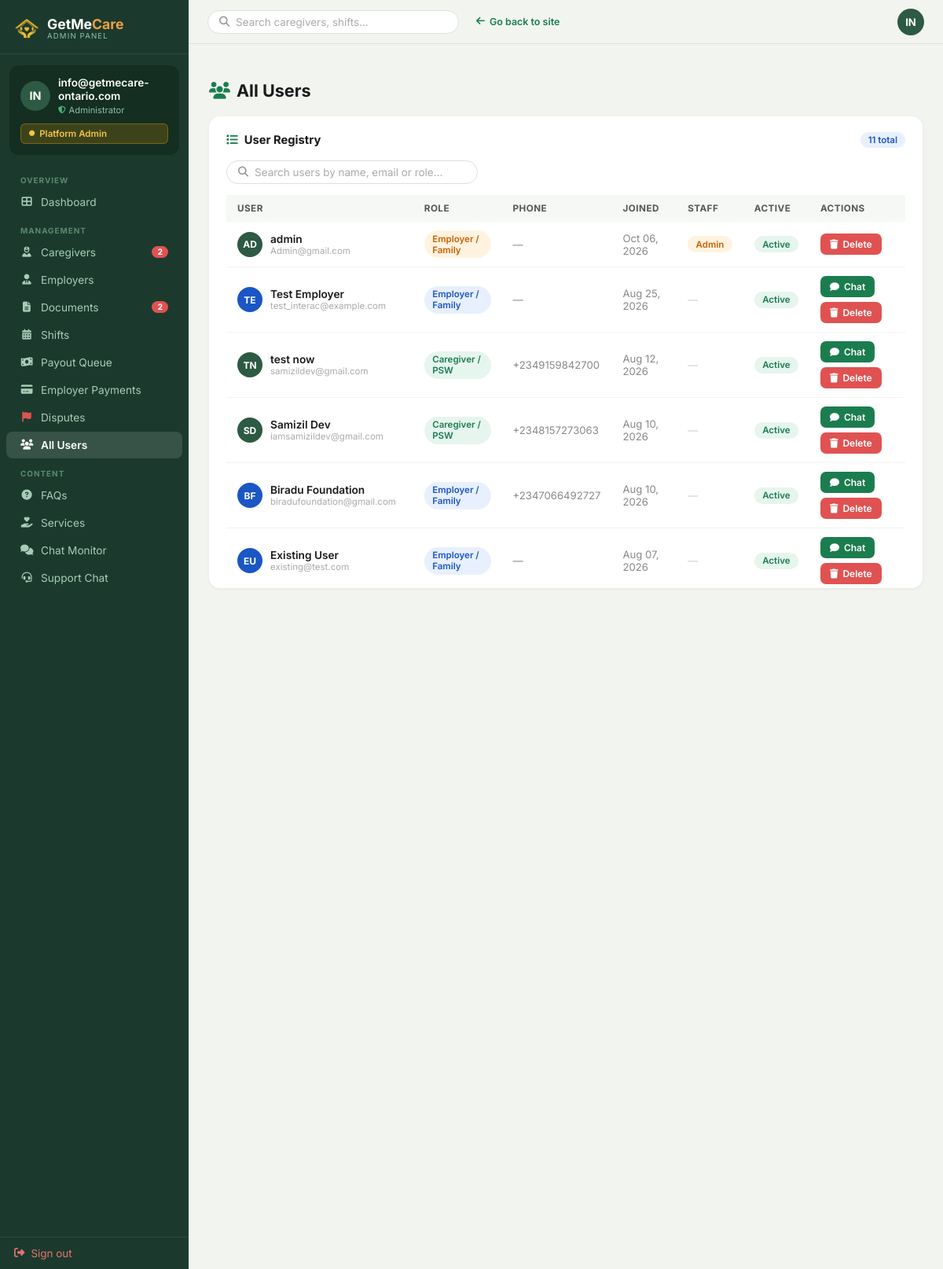
/admin-panel/users/ (signed in), run on the app's committed database.
### Account/models.py (models this page shows, shortened)
class CustomUser(AbstractUser):
    EMPLOYER = 'employer'
    CAREGIVER = 'caregiver'
    ROLE_CHOICES = [
        (EMPLOYER, 'Employer / Family'),
        (CAREGIVER, 'Caregiver / PSW'),
    ]
    role = models.CharField(
        max_length=20,
        choices=ROLE_CHOICES,
        default=EMPLOYER,
    )
    phone = models.CharField(max_length=20, blank=True)
    @property
    def is_admin(self):
        return self.is_superuser or self.is_staff
    @property
    def is_employer(self):
        return self.role == self.EMPLOYER and not self.is_admin
    @property
    def is_caregiver(self):
        return self.role == self.CAREGIVER and not self.is_admin

### AdminApp/views.py (the view)
    @login_required(login_url='Account:login')
    def wrapper(request, *args, **kwargs):
        if not (request.user.is_staff or request.user.is_superuser):
            messages.error(request, 'Access denied. Admin account required.')
            return redirect('Account:login')
        return view_func(request, *args, **kwargs)

### AdminApp/views.py (called while the page is built, shortened)
def admin_required(view_func):
    @login_required(login_url='Account:login')
    def wrapper(request, *args, **kwargs):
        if not (request.user.is_staff or request.user.is_superuser):
            messages.error(request, 'Access denied. Admin account required.')
            return redirect('Account:login')
        return view_func(request, *args, **kwargs)
    wrapper.__name__ = view_func.__name__
    return wrapper

def _admin_sidebar():
    from Account.models import EmployerPayment, Dispute
    return {
        'pending_docs':            CaregiverDocument.objects.filter(status=CaregiverDocument.STATUS_PENDING).count(),
        'pending_profiles':        CaregiverProfile.objects.filter(status=CaregiverProfile.STATUS_PENDING).count(),
        'employer_payments_count': EmployerPayment.objects.filter(admin_seen=False).count(),
        'payout_queue_count':      ShiftLog.objects.filter(payment_status=ShiftLog.PAY_PENDING).count(),
        'counts': {
            'open': Dispute.objects.filter(status=Dispute.STATUS_OPEN).count(),
        },
    }

@admin_required
def manage_users(request):
    q = request.GET.get('q', '').strip()
    users = CustomUser.objects.order_by('-date_joined')
    ctx = _admin_sidebar()
    ctx['users'] = users
    ctx['search_q'] = q
    return render(request, 'AdminApp/manage-users.html', ctx)

### GETMECARE/context_processors.py (called while the page is built)
def _get_total_unread(user):
    try:
        from django.db.models import Q
        from Chatbot.models import DirectConversation, DirectMessage
        from Account.models import BookingProposal
        unread_msgs = DirectMessage.objects.filter(
            conversation__in=DirectConversation.objects.filter(
                Q(participant_1=user) | Q(participant_2=user)
            ),
            is_read=False
        ).exclude(sender=user).count()
        unread_proposals = 0
        if getattr(user, 'is_employer', False):
            unread_proposals = BookingProposal.objects.filter(
                employer=user,
                status=BookingProposal.STATUS_PENDING,
                is_read=False,
            ).count()
        return unread_msgs + unread_proposals
    except Exception:
        return 0

def _get_support_unread_count(user):
    try:
        from Chatbot.models import SupportMessage
        return SupportMessage.objects.filter(
            chat__user=user,
            is_read=False,
        ).exclude(sender=user).count()
    except Exception:
        return 0

### templates/AdminApp/manage-users.html (shortened to what this page needs)
{% extends "AdminApp/base_admin.html" %} {% block title %}Manage Users — Admin{% endblock %}  {% block content %}
<div class="adm-page-title">
  <i class="fas fa-users" style="color: #1b7d4f; margin-right: 8px"></i>All
  Users
</div>
<div class="adm-card">
  <div class="adm-card-pad">
    <div
      style="
        font-size: 0.92rem;
        font-weight: 700;
        color: #1a1a1a;
        margin-bottom: 16px;
        display: flex;
        align-items: center;
        gap: 8px;
      "
    >
      <i class="fas fa-list" style="color: #1b7d4f"></i> User Registry
      <span
        style="
          margin-left: auto;
          font-size: 0.72rem;
          font-weight: 600;
          background: #e8f0fe;
          color: #1a56c4;
          border-radius: 20px;
          padding: 3px 10px;
        "
        >{% if search_q %}{{ users|length }} result{{ users|length|pluralize }}{% else %}{{ users|length }} total{% endif %}</span
      >
    </div>
    <form method="get" action="" style="margin-bottom:14px;">
      <div class="adm-search" style="max-width:320px;">
        <i class="fas fa-search"></i>
        <input type="text" name="q" placeholder="Search users by name, email or role…" value="{{ request.GET.q|default:'' }}">
      </div>
    </form>
    <div class="scroll-table-wrap">
<table class="adm-table">
      <thead>
        <tr>
          <th>User</th>
          <th>Role</th>
          <th>Phone</th>
          <th>Joined</th>
          <th>Staff</th>
          <th>Active</th>
          <th>Actions</th>
        </tr>
      </thead>
      <tbody>
        {% for u in users %}
        <tr>
          <td>
            <div class="u-info">
              <div class="u-av {% if u.is_employer %}employer{% endif %}">
                {% if u.first_name %}{{ u.first_name|first|upper }}{{ u.last_name|first|upper }}{% else %}{{ u.username|slice:":2"|upper }}{% endif %}
              </div>
              <div>
                <div class="u-name">
                  {{ u.get_full_name|default:u.username }}
                </div>
                <div class="u-email">{{ u.email }}</div>
              </div>
            </div>
          </td>
          <td>
            <span
              class="badge {% if u.is_caregiver %}badge-green{% elif u.is_staff %}badge-orange{% else %}badge-blue{% endif %}"
              >{{ u.get_role_display }}</span
            >
          </td>
          <td style="color: #888; font-size: 0.82rem">
            {{ u.phone|default:"—" }}
          </td>
          <td style="color: #888; font-size: 0.82rem">
            {{ u.date_joined|date:"M d, Y" }}
          </td>
          <td>
            {% if u.is_staff or u.is_superuser %}<span
              class="badge badge-orange"
              >Admin</span
            >{% else %}<span style="color: #ccc; font-size: 0.8rem">—</span>{% endif %}
          </td>
          <td>
            <span
              class="badge {% if u.is_active %}badge-green{% else %}badge-red{% endif %}"
              >{% if u.is_active %}Active{% else %}Inactive{% endif %}</span
            >
          </td>
          <td>
            <div style="display:flex;align-items:center;gap:6px;flex-wrap:wrap;">
              {% if u.id != request.user.id and not u.is_superuser and not u.is_staff %}
              <a href="{% url 'admin_support_start' u.id %}" class="adm-btn adm-btn-green" style="padding:6px 12px;font-size:.75rem;">
                <i class="fas fa-comment"></i> Chat
              </a>
              {% endif %}
              {% if u.id != request.user.id %}
              <form method="post" action="{% url 'AdminApp:delete_user' u.id %}" style="display:inline;" onsubmit="return confirm('Are you sure you want to delete {{ u.get_full_name|default:u.username }}? This action cannot be undone.');">
                <button type="submit" class="adm-btn adm-btn-danger" style="padding:6px 12px;font-size:.75rem;">
                  <i class="fas fa-trash"></i> Delete
                </button>
              </form>
              {% else %}
              <span style="color:#ccc;font-size:.75rem;">—</span>
              {% endif %}
            </div>
          </td>
        </tr>
        {% endfor %}
      </tbody>
    </table>
</div>
  </div>
</div>
{% endblock %}

### templates/AdminApp/base_admin.html (shortened to what this page needs)
﻿{% load static %}
<!doctype html>
<html lang="en">
<head>
  <link rel="stylesheet" href="https://cdnjs.cloudflare.com/ajax/libs/font-awesome/6.4.0/css/all.min.css"/>
</head>
<body>
<aside class="adm-sidebar" id="adm-sidebar">
  <div class="adm-logo">
    <a href="{% url 'home' %}">
      <img src="{% static 'Caregiver/images/sitelog.png' %}" alt="GetMeCare" style="width:32px;height:32px;object-fit:contain;filter:brightness(0) saturate(100%) invert(72%) sepia(60%) saturate(600%) hue-rotate(345deg) brightness(105%) contrast(95%)">
      <div>
        <div class="adm-logo-name">GetMe<span style="color:#F0A040">Care</span></div>
        <div class="adm-logo-sub">Admin Panel</div>
      </div>
    </a>
  </div>
  <div class="adm-profile">
    <div class="adm-profile-row">
      <div class="adm-av">{% if request.user.first_name %}{{ request.user.first_name|first|upper }}{{ request.user.last_name|first|upper }}{% else %}{{ request.user.username|slice:":2"|upper }}{% endif %}</div>
      <div>
        <div class="adm-av-name">{{ request.user.get_full_name|default:request.user.username }}</div>
        <div class="adm-av-role"><i class="fas fa-shield-alt" style="color:#4caf7d;font-size:.6rem;"></i> Administrator</div>
      </div>
    </div>
    <div class="adm-badge"><i class="fas fa-circle" style="font-size:.45rem;"></i> Platform Admin</div>
  </div>
  <div class="adm-nav">
    <div class="adm-nav-section">Overview</div>
    <a href="{% url 'AdminApp:dashboard' %}" {% if request.resolver_match.url_name == 'dashboard' %}class="active"{% endif %}>
      <i class="fas fa-th-large"></i> Dashboard
    </a>
    <div class="adm-nav-section">Management</div>
    <a href="{% url 'AdminApp:manage_caregivers' %}" {% if request.resolver_match.url_name == 'manage_caregivers' %}class="active"{% endif %}>
      <i class="fas fa-user-nurse"></i> Caregivers
      {% if pending_profiles %}<span class="adm-nav-badge">{{ pending_profiles }}</span>{% endif %}
    </a>
    <a href="{% url 'AdminApp:manage_employers' %}" {% if request.resolver_match.url_name == 'manage_employers' %}class="active"{% endif %}>
      <i class="fas fa-user-tie"></i> Employers
    </a>
    <a href="{% url 'AdminApp:review_documents' %}" {% if request.resolver_match.url_name == 'review_documents' %}class="active"{% endif %}>
      <i class="fas fa-file-alt"></i> Documents
      {% if pending_docs %}<span class="adm-nav-badge">{{ pending_docs }}</span>{% endif %}
    </a>
    <a href="{% url 'AdminApp:manage_shifts' %}" {% if request.resolver_match.url_name == 'manage_shifts' %}class="active"{% endif %}>
      <i class="fas fa-calendar-alt"></i> Shifts
    </a>
    <a href="{% url 'AdminApp:payout_queue' %}" {% if request.resolver_match.url_name == 'payout_queue' %}class="active"{% endif %}>
      <i class="fas fa-money-bill-wave"></i> Payout Queue
    </a>
    <a href="{% url 'AdminApp:employer_payments' %}" {% if request.resolver_match.url_name == 'employer_payments' %}class="active"{% endif %}>
      <i class="fas fa-credit-card"></i> Employer Payments
    </a>
    <a href="{% url 'AdminApp:dispute_list' %}" {% if request.resolver_match.url_name == 'dispute_list' or request.resolver_match.url_name == 'dispute_detail' %}class="active"{% endif %}>
      <i class="fas fa-flag" style="color:#e05252"></i> Disputes
    </a>
    <a href="{% url 'AdminApp:manage_users' %}" {% if request.resolver_match.url_name == 'manage_users' %}class="active"{% endif %}>
      <i class="fas fa-users"></i> All Users
    </a>
    <div class="adm-nav-section">Content</div>
    <a href="{% url 'AdminApp:faq_list' %}" {% if request.resolver_match.url_name == 'faq_list' or request.resolver_match.url_name == 'faq_add' or request.resolver_match.url_name == 'faq_edit' %}class="active"{% endif %}>
      <i class="fas fa-question-circle"></i> FAQs
    </a>
    <a href="{% url 'AdminApp:service_list' %}" {% if request.resolver_match.url_name == 'service_list' or request.resolver_match.url_name == 'service_add' or request.resolver_match.url_name == 'service_edit' %}class="active"{% endif %}>
      <i class="fas fa-hand-holding-heart"></i> Services
    </a>
    <a href="{% url 'admin_chat_monitor' %}" {% if request.resolver_match.url_name == 'admin_chat_monitor' %}class="active"{% endif %}>
      <i class="fas fa-comments"></i> Chat Monitor
    </a>
    <a href="{% url 'admin_support' %}" {% if request.resolver_match.url_name == 'admin_support' %}class="active"{% endif %}>
      <i class="fas fa-headset"></i> Support Chat
    </a>
  </div>
  <div class="adm-signout">
    <a href="{% url 'Account:logout' %}"><i class="fas fa-sign-out-alt"></i> Sign out</a>
  </div>
</aside>
<div class="adm-topbar">
  <form method="get" action="" class="adm-search-bar-wrap" style="flex:1;max-width:320px;">
    <div class="adm-search">
      <i class="fas fa-search"></i>
      <input type="text" name="q" placeholder="Search caregivers, shifts…" value="{{ request.GET.q|default:'' }}">
    </div>
  </form>
  <a href="{% url 'home' %}" class="adm-back" style="margin-left:10px;">
    <i class="fas fa-arrow-left"></i> Go back to site
  </a>
  <div class="adm-topbar-av">{% if request.user.first_name %}{{ request.user.first_name|first|upper }}{{ request.user.last_name|first|upper }}{% else %}{{ request.user.username|slice:":2"|upper }}{% endif %}</div>
</div>
<main class="adm-main">
  <div class="adm-content">
    {% block content %}{% endblock %}
  </div>
</main>
  </body>
</html>

### templates/AdminApp/manage-users.html (style rules this page uses)
.u-info { display: flex; align-items: center; gap: 10px; }
.u-av { width: 32px; height: 32px; border-radius: 50%; background: #2d5a42; color: #fff; display: flex; align-items: center; justify-content: center; font-size: 0.75rem; font-weight: 700; flex-shrink: 0; }
.u-av.employer { background: #1a56c4; }
.u-name { font-size: 0.855rem; font-weight: 600; color: #1a1a1a; }
.u-email { font-size: 0.72rem; color: #aaa; }

### data on the page
CustomUser: user.username "IN", user.get_full_name "info@getmecare-ontario.com"
CustomUser: username "AD", get_full_name "admin", email "Admin@gmail.com", role "Employer / Family", phone "—", date_joined "Oct 06, 2026", is_staff "Admin", is_active "Active"
CustomUser: first_name|first "T", last_name|first "E", get_full_name "Test Employer", email "test_interac@example.com", role "Employer / Family", phone "—", date_joined "Aug 25, 2026", is_active "Active", is_superuser False (drawn)
CustomUser: first_name|first "T", last_name|first "N", get_full_name "test now", email "samizildev@gmail.com", role "Caregiver / PSW", phone "+2349159842700", date_joined "Aug 12, 2026", is_active "Active", is_superuser False (drawn)
CustomUser: first_name|first "S", last_name|first "D", get_full_name "Samizil Dev", email "iamsamizildev@gmail.com", role "Caregiver / PSW", phone "+2348157273063", date_joined "Aug 10, 2026", is_active "Active", is_superuser False (drawn)
CustomUser: first_name|first "B", last_name|first "F", get_full_name "Biradu Foundation", email "biradufoundation@gmail.com", role "Employer / Family", phone "+2347066492727", date_joined "Aug 10, 2026", is_active "Active", is_superuser False (drawn)
CustomUser: first_name|first "E", last_name|first "U", get_full_name "Existing User", email "existing@test.com", role "Employer / Family", phone "—", date_joined "Aug 07, 2026", is_active "Active", is_superuser False (drawn)

### other printed values
{{ pending_profiles }} "2"
{{ pending_docs }} "2"
{{ users|length }} "11"
